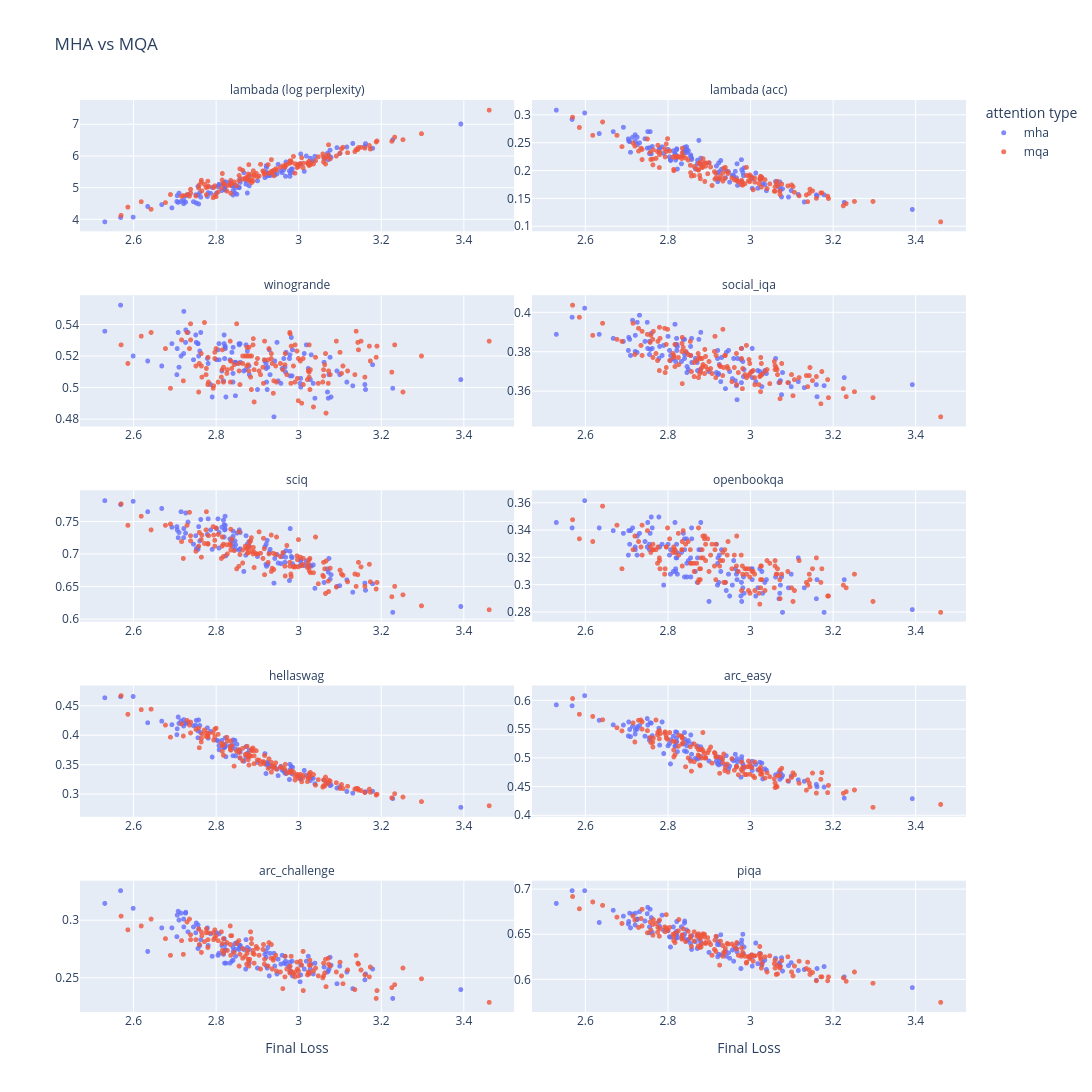

The code cell stored with this chart in its notebook:
### Code cell
def mha_mqa_group(row):
    kv_heads = row["config/common"]["kv_heads"]
    return "mqa" if kv_heads == 1 else "mha"

plot_df = joint_tasks_plot_fetch(df, task_keys, group_fn=mha_mqa_group)

plot_joint_tasks(plot_df, task_keys, plot_title="MHA vs MQA", legend_title="attention type")
